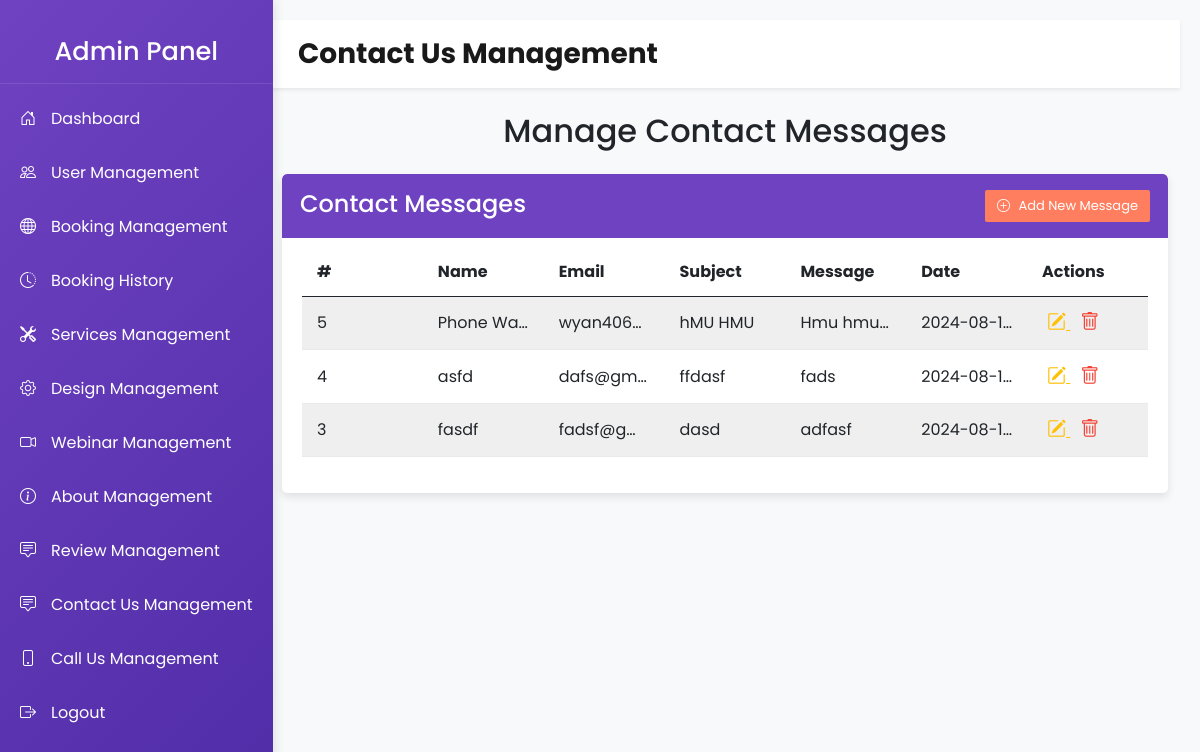
Screenshot of /admin/contact_us_management.php with the database file from the repository.
### tables this page shows
CREATE TABLE `contact_us` (
  `id` int(11) UNSIGNED NOT NULL,
  `name` varchar(255) NOT NULL,
  `email` varchar(255) NOT NULL,
  `subject` varchar(255) NOT NULL,
  `message` text NOT NULL,
  `created_at` timestamp NOT NULL DEFAULT current_timestamp()
);

### admin/contact_us_management.php (the view, shortened to what this page needs)
<?php
$servername = "localhost";
$username = "root";
$password = "";
$dbname = "lan";
$conn = new mysqli($servername, $username, $password, $dbname);
$sql = "SELECT * FROM contact_us ORDER BY created_at DESC";
$result = $conn->query($sql);
?>
<!DOCTYPE html>
<html lang="en">
<head>
    <link rel="stylesheet" href="https://cdn.jsdelivr.net/npm/bootstrap@5.0.2/dist/css/bootstrap.min.css">
    <link href="https://cdnjs.cloudflare.com/ajax/libs/bootstrap-icons/1.8.1/font/bootstrap-icons.min.css" rel="stylesheet">
</head>
<body>
<div class="wrapper">
         <div class="sidebar">
    <h3 class="text-center py-3">Admin Panel</h3>
    <a href="dashboard.php"><i class="bi bi-house-door"></i> Dashboard</a>
    <a href="users_edit.php"><i class="bi bi-people"></i> User Management</a>
    <a href="booking_edit.php"><i class="bi bi-globe"></i> Booking Management</a>
    <a href="booking_history.php"><i class="bi bi-clock-history"></i> Booking History</a>
    <a href="services_edit.php"><i class="bi bi-tools"></i> Services Management</a>
    <a href="design_edit.php"><i class="bi bi-gear"></i> Design Management</a>
    <a href="webinar_edit.php"><i class="bi bi-camera-video"></i> Webinar Management</a>
    <a href="about_us_management.php"><i class="bi bi-info-circle"></i> About Management</a>
    <a href="review_management.php"><i class="bi bi-chat-square-text"></i> Review Management</a>
    <a href="contact_us_management.php"><i class="bi bi-chat-square-text"></i> Contact Us Management</a>
    <a href="call_us_management.php"><i class="bi bi-phone"></i> Call Us Management</a>
    <a href="logout.php"><i class="bi bi-box-arrow-right"></i> Logout</a>
</div>
    <div class="content">
        <nav class="navbar navbar-expand-lg navbar-light bg-white px-lg-3 py-lg-2 shadow-sm sticky-top">
            <div class="container-fluid">
                <a class="navbar-brand me-5 fw-bold fs-3 h-font" href="#">Contact Us Management</a>
            </div>
        </nav>
        <div class="container">
            <h2 class="my-4 text-center">Manage Contact Messages</h2>
            <div class="table-responsive table-wrapper">
                <div class="table-title">
                    <div class="row">
                        <div class="col-sm-6 p-0 flex justify-content-lg-start justify-content-center">
                            <h2 class="ml-lg-2">Contact Messages</h2>
                        </div>
                        <div class="col-sm-6 p-0 flex justify-content-lg-end justify-content-center">
                            <a href="#addMessageForm" class="btn btn-success" onclick="toggleForm('addMessageForm')">
                                <i class="bi bi-plus-circle"></i> Add New Message
                            </a>
                        </div>
                    </div>
                </div>
                <table class="table table-striped table-hover">
                    <thead>
                        <tr>
                            <th>#</th>
                            <th>Name</th>
                            <th>Email</th>
                            <th>Subject</th>
                            <th>Message</th>
                            <th>Date</th>
                            <th>Actions</th>
                        </tr>
                    </thead>
                    <tbody>
                        <?php
                        if ($result->num_rows > 0) {
                            while($row = $result->fetch_assoc()) {
                                echo "<tr>";
                                echo "<td data-label='#'>" . $row['id'] . "</td>";
                                echo "<td data-label='Name'>" . htmlspecialchars($row['name']) . "</td>";
                                echo "<td data-label='Email'>" . htmlspecialchars($row['email']) . "</td>";
                                echo "<td data-label='Subject'>" . htmlspecialchars($row['subject']) . "</td>";
                                echo "<td data-label='Message'>" . htmlspecialchars($row['message']) . "</td>";
                                echo "<td data-label='Date'>" . $row['created_at'] . "</td>";
                                echo "<td data-label='Actions'>
                                    <a href='#editMessageForm" . $row['id'] . "' class='edit' onclick=\"toggleForm('editMessageForm" . $row['id'] . "')\">
                                        <i class='bi bi-pencil-square' data-toggle='tooltip' title='Edit'></i>
                                    </a>
                                    <a href='#deleteMessageForm" . $row['id'] . "' class='delete' onclick=\"toggleForm('deleteMessageForm" . $row['id'] . "')\">
                                        <i class='bi bi-trash' data-toggle='tooltip' title='Delete'></i>
                                    </a>
                                    <div id='editMessageForm" . $row['id'] . "' class='form-inline'>
                                                <button type='button' class='close' aria-hidden='true' onclick=\"toggleForm('editMessageForm" . $row['id'] . "')\">&times;</button>
                                                    <input type='text' name='name' class='form-control' value='" . htmlspecialchars($row['name']) . "' required>
                                                    <input type='email' name='email' class='form-control' value='" . htmlspecialchars($row['email']) . "' required>
                                                    <input type='text' name='subject' class='form-control' value='" . htmlspecialchars($row['subject']) . "' required>
                                                    <textarea name='message' class='form-control' required>" . htmlspecialchars($row['message']) . "</textarea>
                                                <input type='hidden' name='message_id' value='" . $row['id'] . "'>
                                                <input type='button' class='btn btn-default' value='Cancel' onclick=\"toggleForm('editMessageForm" . $row['id'] . "')\">
                                    </div>
                                    <div id='deleteMessageForm" . $row['id'] . "' class='form-inline'>
                                                <button type='button' class='close' aria-hidden='true' onclick=\"toggleForm('deleteMessageForm" . $row['id'] . "')\">&times;</button>
                                                <input type='hidden' name='message_id' value='" . $row['id'] . "'>
                                                <input type='button' class='btn btn-default' value='Cancel' onclick=\"toggleForm('deleteMessageForm" . $row['id'] . "')\">
                                    </div>
                                  </td>";
                                echo "</tr>";
                            }
                        } else {
                            echo "<tr><td colspan='7' class='text-center'>No messages found</td></tr>";
                        }
                        ?>
                    </tbody>
                </table>
            </div>
        </div>
    </div>
</div>
</body>
</html>

### admin/contact_us_management.php (style rules this page uses)
body, html { margin: 0; padding: 0; width: 100%; height: 100%; overflow-x: hidden; font-family: 'Poppins', sans-serif; background-color: #f8f9fa; }
.wrapper { display: flex; flex-direction: column; width: 100%; height: 100vh; }
.sidebar { background: linear-gradient(135deg, #6f42c1, #512da8); color: #fff; min-width: 250px; height: 100%; padding-top: 20px; position: fixed; top: 0; left: 0; transition: all 0.3s; z-index: 1050; box-shadow: 2px 0 10px rgba(0, 0, 0, 0.1); }
.sidebar h3 { color: #fff; text-align: center; padding: 20px 0; font-size: 1.6em; border-bottom: 1px solid rgba(255, 255, 255, 0.1); }
.sidebar a { color: #fff; display: flex; align-items: center; padding: 15px 20px; text-decoration: none; transition: background 0.3s, padding-left 0.3s; }
.sidebar a .bi { margin-right: 15px; }
.sidebar { transition: left 0.3s; }
.content { margin-left: 250px; width: calc(100% - 250px); padding: 20px; transition: all 0.3s; }
.table-wrapper { background: #fff; padding: 20px; border-radius: 5px; box-shadow: 0 4px 8px rgba(0, 0, 0, 0.1); }
.table-title { background: #6f42c1; color: #fff; padding: 16px 30px; margin: -20px -20px 10px; border-radius: 5px 5px 0 0; }
.table-title h2 { margin: 0; font-size: 24px; }
.table-title .btn { float: right; font-size: 13px; background: #ff7e5f; border: none; min-width: 50px; border-radius: 2px; margin-left: 10px; }
.table-title .btn i { margin-right: 5px; }
table.table { border-color: #e9e9e9; width: 100%; table-layout: fixed; }
table.table th, table.table td { padding: 12px 15px; vertical-align: middle; border-color: #e9e9e9; overflow: hidden; text-overflow: ellipsis; white-space: nowrap; }
table.table-striped tbody tr:nth-of-type(odd) { background-color: #fcfcfc; }
table.table td a { color: #a0a5b1; margin: 0 5px; }
table.table td a.edit { color: #ffc107; }
table.table td a.delete { color: #f44336; }
table.table td i { font-size: 19px; }

### rows the page displays
contact_us: id "5", name "Phone Wa…", email "wyan406…", subject "hMU HMU", message "Hmu hmu…", created_at "2024-08-1…"
contact_us: id "4", name "asfd", email "dafs@gm…", subject "ffdasf", message "fads", created_at "2024-08-1…"
contact_us: id "3", name "fasdf", email "fadsf@g…", subject "dasd", message "adfasf", created_at "2024-08-1…"
